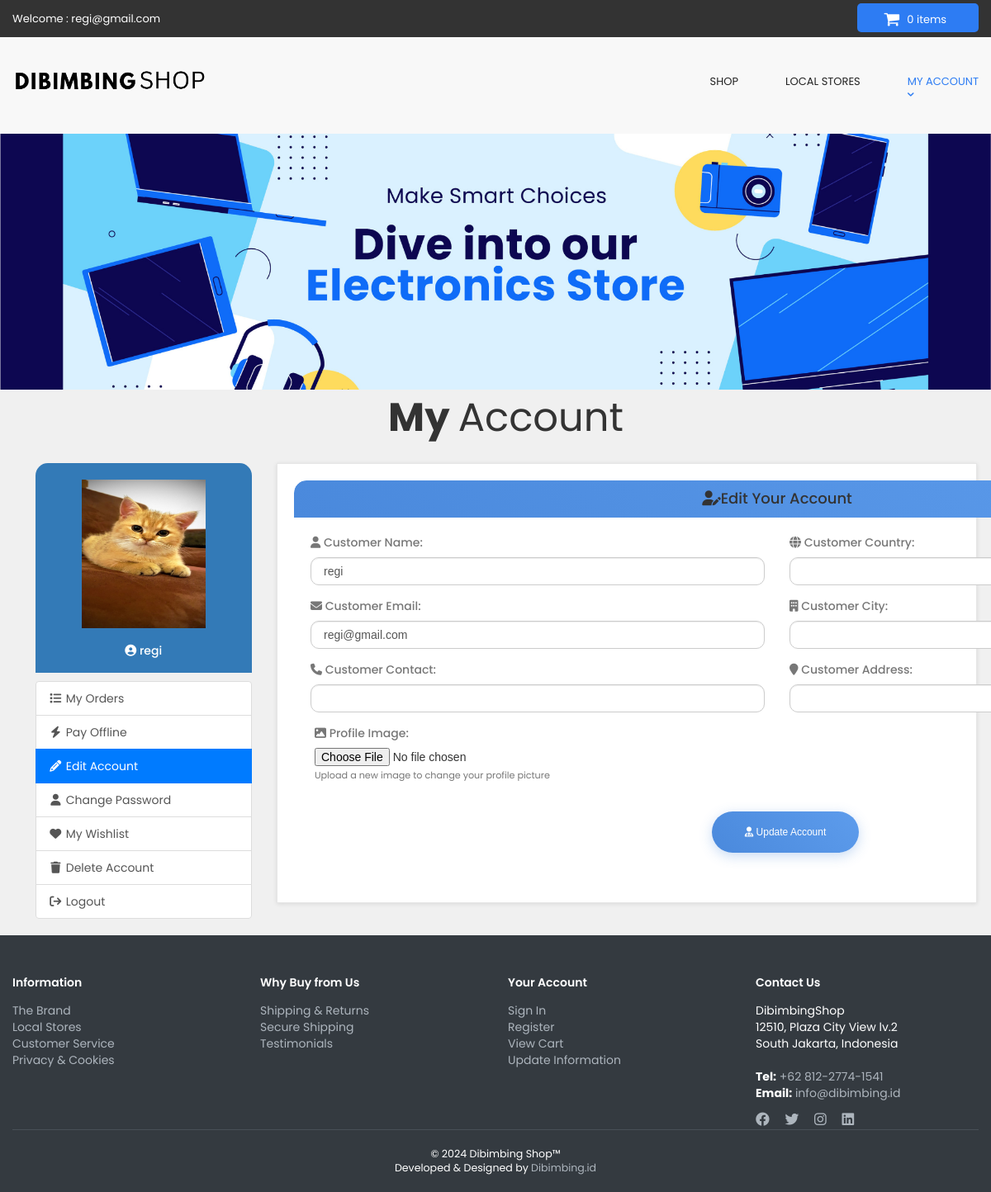
The page /customer/my_account.php?edit_account (signed in) on the database its author committed.
### tables this page shows
CREATE TABLE IF NOT EXISTS `customers` (
  `customer_id` int(10) NOT NULL AUTO_INCREMENT,
  `customer_name` varchar(255) NOT NULL,
  `customer_email` varchar(255) NOT NULL,
  `customer_pass` varchar(255) NOT NULL,
  `customer_country` text NOT NULL,
  `customer_city` text NOT NULL,
  `customer_contact` varchar(255) NOT NULL,
  `customer_address` text NOT NULL,
  `customer_image` text NOT NULL,
  `customer_ip` varchar(255) NOT NULL,
  `customer_confirm_code` text NOT NULL,
  PRIMARY KEY (`customer_id`)
);

### customer/edit_account.php (the view, shortened to what this page needs)
<?php
$customer_session = $_SESSION['customer_email'];
$get_customer = "SELECT * FROM customers WHERE customer_email='$customer_session'";
$run_customer = mysqli_query($con, $get_customer);
$row_customer = mysqli_fetch_array($run_customer);
$customer_name = $row_customer['customer_name'];
$customer_email = $row_customer['customer_email'];
$customer_country = $row_customer['customer_country'];
$customer_city = $row_customer['customer_city'];
$customer_contact = $row_customer['customer_contact'];
$customer_address = $row_customer['customer_address'];
?>
<div class="container py-4">
    <div class="card border-0 shadow-sm" style="border-radius: 15px;">
        <div class="card-header bg-gradient-primary text-white" style="border-radius: 15px 15px 0 0; height:45px; padding-top: 2px; ">
            <h4 class="mb-0 text-center" style="font-weight: 500;"><i class="fa fa-user-edit mr-2"></i>Edit Your Account</h4>
        </div>
        <div class="card-body p-4">
            <form action="" method="post" enctype="multipart/form-data">
                <br>
                <div class="row">
                    <div class="col-md-6">
                        <div class="form-group mb-4 customer-Name" style='padding-left : 20px;'>
                            <label for="c_name" class="text-muted"><i class="fa fa-user mr-1"></i> Customer Name:</label>
                            <input type="text" id="c_name" name="c_name" class="form-control form-control-lg border-0 bg-light" required value="<?php echo $customer_name; ?>">
                        </div>
                        <div class="form-group mb-4" style='padding-left : 20px;'>
                            <label for="c_email" class="text-muted"><i class="fa fa-envelope mr-1"></i> Customer Email:</label>
                            <input type="email" id="c_email" name="c_email" class="form-control form-control-lg border-0 bg-light" required value="<?php echo $customer_email; ?>">
                        </div>
                        <div class="form-group mb-4" style='padding-left : 20px;'>
                            <label for="c_contact" class="text-muted"><i class="fa fa-phone mr-1"></i> Customer Contact:</label>
                            <input type="text" id="c_contact" name="c_contact" class="form-control form-control-lg border-0 bg-light" value="<?php echo $customer_contact; ?>">
                        </div>
                    </div>
                    <div class="col-md-6" style='padding-right : 20px;'>
                        <div class="form-group mb-4">
                            <label for="c_country" class="text-muted"><i class="fa fa-globe mr-1"></i> Customer Country:</label>
                            <input type="text" id="c_country" name="c_country" class="form-control form-control-lg border-0 bg-light" value="<?php echo $customer_country; ?>">
                        </div>
                        <div class="form-group mb-4">
                            <label for="c_city" class="text-muted"><i class="fa fa-building mr-1"></i> Customer City:</label>
                            <input type="text" id="c_city" name="c_city" class="form-control form-control-lg border-0 bg-light" value="<?php echo $customer_city; ?>">
                        </div>
                        <div class="form-group mb-4">
                            <label for="c_address" class="text-muted"><i class="fa fa-map-marker mr-1"></i> Customer Address:</label>
                            <input type="text" id="c_address" name="c_address" class="form-control form-control-lg border-0 bg-light" value="<?php echo $customer_address; ?>">
                        </div>
                    </div>
                    <div class="col-12" style='padding-left : 40px;'>
                        <div class="form-group mb-4">
                            <label for="c_image" class="text-muted mb-3"><i class="fa fa-image mr-1"></i> Profile Image:</label>
                            <div class="row">
                                <div class="col-md-8">
                                    <div class="custom-file mb-3">
                                        <input type="file" id="c_image" name="c_image" class="custom-file-input">
                                    </div>
                                    <small class="text-muted">Upload a new image to change your profile picture</small>
                                </div>
                                <div class="col-md-4 text-center">
                                </div>
                            </div>
                            <br>
                        </div>
                    </div>
                </div>
                <center>
                <div class="d-flex justify-content-center mt-4" style='padding-left : 20px;'>
                <button type="submit" name="update" class="btn btn-primary btn-sm px-4 py-2" style="border-radius: 50px;">
                    <i class="fa fa-user-md mr-2"></i> Update Account
                </button>
                </div>
                </center>
                <br>
            </form>
        </div>
    </div>
</div>
<br>

### customer/includes/sidebar.php (shortened to what this page needs)
<div class="card shadow-sm border-0 sidebar-menu">
    <div class="card-header bg-primary text-white">
        <?php
        $customer_session = $_SESSION['customer_email'];
        $get_customer = "SELECT * FROM customers WHERE customer_email='$customer_session'";
        $run_customer = mysqli_query($con, $get_customer);
        $row_customer = mysqli_fetch_array($run_customer);
        $customer_image = $row_customer['customer_image'];
        $customer_name = $row_customer['customer_name'];
        if (isset($_SESSION['customer_email'])) {
            if (!empty($customer_image) && file_exists("customer_images/$customer_image")) {
                $image_path = "customer_images/$customer_image";
            } else {
                $image_path = "customer_images/user.png";
            }
            echo "
            <div class='text-center mb-3'>
            <center>
                <img src='$image_path' class='img-fluid rounded-circle profile-img' style='width: 150px; height: 200px;padding-top : 20px;'>
                <h5 class='mt-3 mb-0'><i class='fa fa-user-circle mr-2' style='padding-bottom : 20px;padding-top : 10px;'></i> $customer_name</h5>
            </center>
            </div>
            ";
        }
        ?>
    </div>
    <div class="card-body p-0">
        <div class="list-group list-group-flush">
            <a href="my_account.php?my_orders" class="list-group-item list-group-item-action d-flex align-items-center <?php if(isset($_GET['my_orders'])){ echo "active"; } ?>">
                <i class="fa fa-list fa-fw mr-3"></i> <span>My Orders</span>
            </a>
            <a href="my_account.php?pay_offline" class="list-group-item list-group-item-action d-flex align-items-center <?php if(isset($_GET['pay_offline'])){ echo "active"; } ?>">
                <i class="fa fa-bolt fa-fw mr-3"></i> <span>Pay Offline</span>
            </a>
            <a href="my_account.php?edit_account" class="list-group-item list-group-item-action d-flex align-items-center <?php if(isset($_GET['edit_account'])){ echo "active"; } ?>">
                <i class="fa fa-pencil fa-fw mr-3"></i> <span>Edit Account</span>
            </a>
            <a href="my_account.php?change_pass" class="list-group-item list-group-item-action d-flex align-items-center <?php if(isset($_GET['change_pass'])){ echo "active"; } ?>">
                <i class="fa fa-user fa-fw mr-3"></i> <span>Change Password</span>
            </a>
            <a href="my_account.php?my_wishlist" class="list-group-item list-group-item-action d-flex align-items-center <?php if(isset($_GET['my_wishlist'])){ echo "active"; } ?>">
                <i class="fa fa-heart fa-fw mr-3"></i> <span>My Wishlist</span>
            </a>
            <a href="javascript:void(0);" onclick="confirmDeleteAccount()" class="list-group-item list-group-item-action d-flex align-items-center <?php if(isset($_GET['delete_account'])){ echo "active"; } ?>">
                <i class="fa fa-trash fa-fw mr-3"></i> <span>Delete Account</span>
            </a>
            <a href="javascript:void(0);" onclick="confirmLogout()" class="list-group-item list-group-item-action d-flex align-items-center text-danger">
                <i class="fa fa-sign-out fa-fw mr-3"></i> <span>Logout</span>
            </a>
        </div>
    </div>
</div>

### customer/styles/backend.css (style rules this page uses)
body, html { font-family: 'Poppins', sans-serif; font-size: 14px; line-height: 1.42857143; color: #333333; background-color: #f0f0f0; overflow-x: hidden; margin: 0; padding: 0; display: flex; flex-direction: column; height: 100%; }
a { background-color: transparent; -webkit-text-decoration-skip: objects }
small { font-size: 80% }
img { border-style: none }
button, input, optgroup, select, textarea { font-family: sans-serif; font-size: 100%; line-height: 1.15; margin: 0 }
button, input { overflow: visible }
button, select { text-transform: none }
[type=reset], [type=submit], button, html [type=button] { -webkit-appearance: button }
html { box-sizing: border-box }
body { min-width: 1190px; font-family: Montserrat, sans-serif; font-weight: 400; background-color: white; }
.container { width: 1170px; margin: 0 auto }
img { max-width: 100%; height: auto }
.btn { display: inline-block; vertical-align: top; font-size: 13px; line-height: 40px; text-decoration: none; -webkit-transition: .3s; transition: .3s }

### styles/style.css (style rules this page uses)
body, html { font-family: 'Poppins', sans-serif; font-size: 14px; line-height: 1.42857143; color: #333333; background-color: #f0f0f0; overflow-x: hidden; margin: 0; padding: 0; display: flex; flex-direction: column; height: 100%; }
.btn-primary { color:rgb(255, 255, 255); background-color:rgb(79, 191, 168); border-color:rgb(65, 179, 156); }

### customer/my_account.php (style rules this page uses)
body, html { font-family: 'Poppins', sans-serif; margin: 0; padding: 0; display: flex; flex-direction: column; height: 100%; }

### customer/includes/sidebar.php (style rules this page uses)
.list-group-item-action.active { background-color: #007bff; border-color: #007bff; }
.card { border-radius: 8px; overflow: hidden; }

### customer/edit_account.php (style rules this page uses)
.btn-primary.btn-sm { font-size: 12px; padding: 5px 40px; border-radius: 30px; }
.form-group label { transition: all 0.3s ease; }
.form-control { transition: all 0.9s ease; }
.form-group i.fa { transition: all 0.3s ease; }
.card { border-radius: 15px; overflow: hidden; transition: all 0.3s ease; }
.bg-gradient-primary { background: linear-gradient(45deg, #4a89dc, #5d9cec); }
.form-control { border-radius: 10px; padding: 12px 15px; transition: all 0.3s; }
label { font-weight: 500; margin-bottom: 8px; }
.btn-primary { background: linear-gradient(45deg, #4a89dc, #5d9cec); border: none; box-shadow: 0 4px 15px rgba(74, 137, 220, 0.3); padding: 12px 30px; transition: all 0.3s; }

### includes/footer.php (style rules this page uses)
html, body { height: 100%; margin: 0; display: flex; flex-direction: column; }

### rows shown on the page
customers: customer_image (picture), customer_name "regi", c_name "regi", c_email "regi@gmail.com"

### other values the page prints
$_SESSION['customer_email'] "regi@gmail.com"
$count_items "0"
